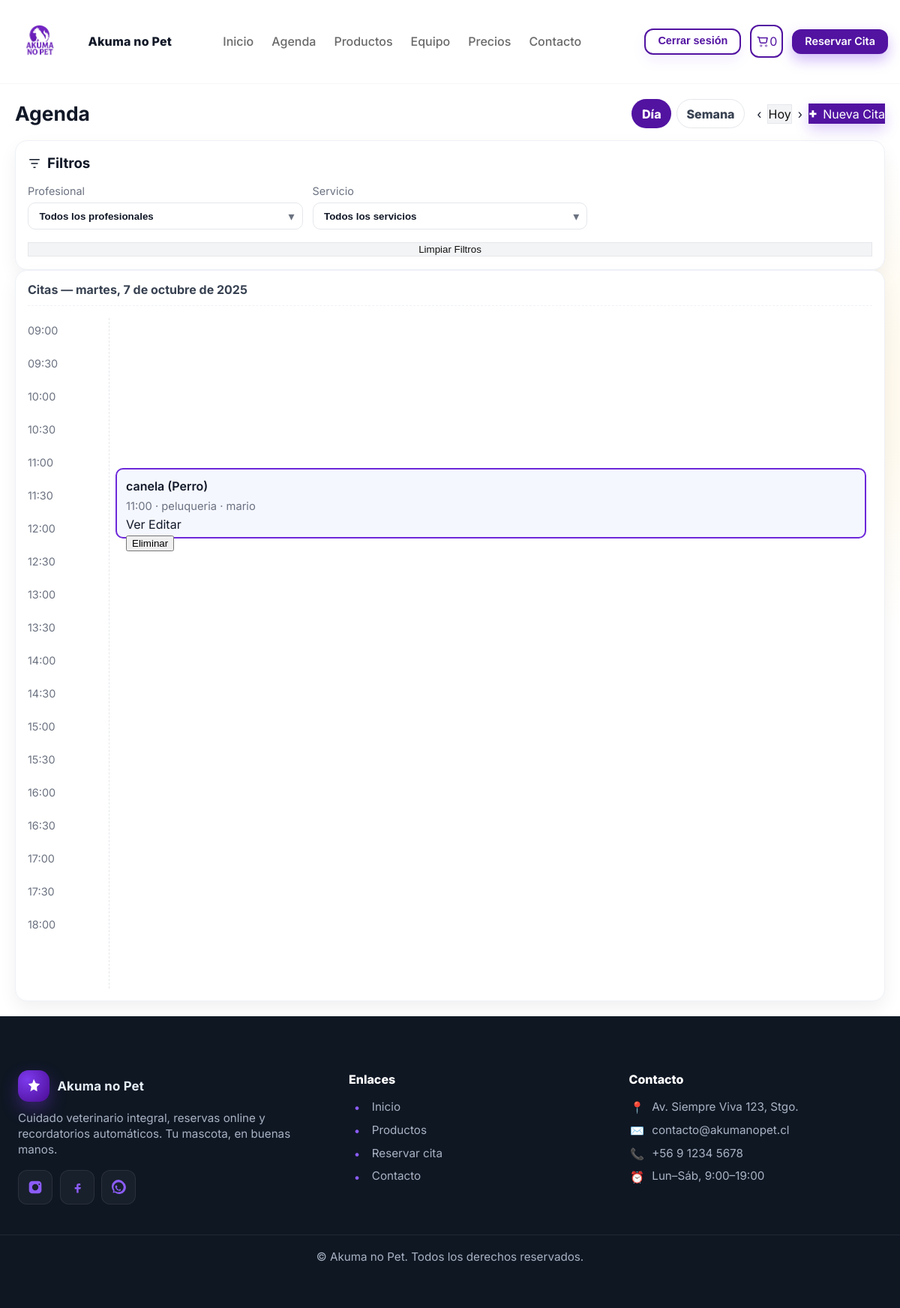
The page /agenda/?mode=day&day=2025-10-07 (signed in) on the database its author committed.
### agenda/models.py (models this page shows, shortened)
class Cita(models.Model):
    fecha = models.DateField()
    hora = models.TimeField()
    duracion_min = models.PositiveIntegerField(default=30)
    profesional = models.ForeignKey(
        Profesional, on_delete=models.CASCADE, related_name="citas"
    )
    servicio = models.ForeignKey(
        Servicio, on_delete=models.PROTECT, related_name="citas"
    )
    mascota = models.CharField(max_length=120)  # ej: "Luna (Perro)"
    cliente = models.ForeignKey(
        settings.AUTH_USER_MODEL, null=True, blank=True, on_delete=models.SET_NULL
    )
    creado = models.DateTimeField(auto_now_add=True)
    class Meta:
        ordering = ["fecha", "hora"]
        indexes = [models.Index(fields=["fecha", "profesional"])]
        constraints = [
            models.UniqueConstraint(
                fields=["fecha", "hora", "profesional"],
                name="uniq_cita_por_profesional_fecha_hora",
            )
        ]
        verbose_name = "Cita"
        verbose_name_plural = "Citas"

class Servicio(models.Model):
    code = models.SlugField(unique=True, max_length=32)
    nombre = models.CharField(max_length=120)
    descripcion = models.TextField(blank=True, default="")
    duracion_min_default = models.PositiveIntegerField(default=30)
    precio = models.PositiveIntegerField(default=0)
    icono = models.CharField(max_length=8, blank=True, default="🐾")
    class Meta:
        ordering = ["nombre"]
        verbose_name = "Servicio"
        verbose_name_plural = "Servicios"

class Profesional(models.Model):
    code = models.SlugField(unique=True, max_length=32)
    nombre = models.CharField(max_length=120)
    class Meta:
        ordering = ["nombre"]
        verbose_name = "Profesional"
        verbose_name_plural = "Profesionales"

### agenda/views.py (the view, shortened to what this page needs)
# urls.py: path("", views.lista, name="lista"),
@solo_staff
def lista(request):
    mode = request.GET.get("mode", "day")
    day = _parse_day(request.GET.get("day"))
    pro_id = request.GET.get("pro") or ""
    srv_id = request.GET.get("srv") or ""
    qs = Cita.objects.select_related("profesional", "servicio")
    if pro_id:
        qs = qs.filter(profesional_id=pro_id)
    if srv_id:
        qs = qs.filter(servicio_id=srv_id)
    SLOT_MIN = 30
    START_H = 9
    END_H = 18
    rows = ((END_H - START_H) * 60) // SLOT_MIN
    hours = _hours_marks(START_H, END_H, SLOT_MIN)
    citas = None
    days = None
    if mode == "day":
        citas = list(qs.filter(fecha=day).order_by("hora"))
        for c in citas:
            total_min = c.hora.hour * 60 + c.hora.minute
            offset = total_min - START_H * 60
            row = (offset // SLOT_MIN) + 1
            span = max(1, math.ceil(c.duracion_min / SLOT_MIN))
            c.row = int(max(1, min(row, rows)))
            c.span = int(max(1, min(span, rows - c.row + 1)))
    profesionales = Profesional.objects.all()
    servicios = Servicio.objects.all()
    ctx = {
        "mode": mode,
        "current_day": day,
        "pros": profesionales,
        "servicios": servicios,
        "pro_id": pro_id,
        "srv_id": srv_id,
        "citas": citas,
        "days": days,
        "hours": hours,
        "rows": rows,
        "prev_day": (day - dt.timedelta(days=1)).isoformat(),
        "next_day": (day + dt.timedelta(days=1)).isoformat(),
        "prev_week": (day - dt.timedelta(days=7)).isoformat(),
        "next_week": (day + dt.timedelta(days=7)).isoformat(),
    }
    return render(request, "agenda/agenda.html", ctx)

### agenda/views.py (called while the page is built)
def es_staff_clinica(u):
    return u.is_authenticated and (
        u.is_staff
        or u.groups.filter(name__in=["Veterinarios", "Recepcion"]).exists()
    )

def _parse_day(value):
    if not value:
        return timezone.localdate()
    try:
        return dt.date.fromisoformat(value)
    except Exception:
        return timezone.localdate()

def _hours_marks(start_h=9, end_h=18, step_min=30):
    base = dt.datetime(2000, 1, 1, start_h, 0)
    stop = dt.datetime(2000, 1, 1, end_h, 0)
    out = []
    cur = base
    while cur <= stop:
        out.append(cur.strftime("%H:%M"))
        cur += dt.timedelta(minutes=step_min)
    return out

### carrito/context_processors.py (called while the page is built, shortened)
def cart_context(request):
    cart = request.session.get("cart", {}) or {}
    count = 0
    total = 0
    return {
        "cart_count": count,
        "cart_total": total,
    }

### agenda/templates/agenda/agenda.html (shortened to what this page needs)
{% extends 'main/base.html' %}
{% load static %}
{% now "Y-m-d" as today %}
{% block contenido %}
<link rel="stylesheet" href="{% static 'agenda/css/agenda.css' %}">
<main class="page">
  <div class="page-head">
    <h1>Agenda</h1>
    <div class="view-switch">
      <a id="btnDia" class="pill {% if mode == 'day' %}active{% endif %}"
         href="{% url 'agenda:lista' %}?mode=day&day={{ current_day|date:'Y-m-d' }}{% if pro_id %}&pro={{ pro_id }}{% endif %}{% if srv_id %}&srv={{ srv_id }}{% endif %}">
        Día
      </a>
      <a id="btnSemana" class="pill {% if mode == 'week' %}active{% endif %}"
         href="{% url 'agenda:lista' %}?mode=week&day={{ current_day|date:'Y-m-d' }}{% if pro_id %}&pro={{ pro_id }}{% endif %}{% if srv_id %}&srv={{ srv_id }}{% endif %}">
        Semana
      </a>
    </div>
    <div class="head-actions">
      {% if mode == 'day' %}
        <a id="prevDay" class="btn-icon" aria-label="Anterior"
           href="{% url 'agenda:lista' %}?mode=day&day={{ prev_day }}{% if pro_id %}&pro={{ pro_id }}{% endif %}{% if srv_id %}&srv={{ srv_id }}{% endif %}">‹</a>
        <a id="today" class="btn-light"
           href="{% url 'agenda:lista' %}?mode=day&day={{ today }}{% if pro_id %}&pro={{ pro_id }}{% endif %}{% if srv_id %}&srv={{ srv_id }}{% endif %}">Hoy</a>
        <a id="nextDay" class="btn-icon" aria-label="Siguiente"
           href="{% url 'agenda:lista' %}?mode=day&day={{ next_day }}{% if pro_id %}&pro={{ pro_id }}{% endif %}{% if srv_id %}&srv={{ srv_id }}{% endif %}">›</a>
      {% endif %}
      <a id="newAppt" class="btn-primary with-plus" href="{% url 'agenda:crear' %}">
        <span>+</span> Nueva Cita
      </a>
    </div>
  </div>
  <section class="filters card">
    <h3 class="filters-title">
      <svg viewBox="0 0 24 24" width="18" height="18" aria-hidden="true">
        <path d="M3 5h18M6 12h12M10 19h4" fill="none" stroke="currentColor" stroke-width="2"/>
      </svg>
      Filtros
    </h3>
    <form class="filters-grid" method="get" action="{% url 'agenda:lista' %}">
      <div class="field">
        <label for="selPro">Profesional</label>
        <div class="select">
          <select id="selPro" name="pro">
            <option value="">Todos los profesionales</option>
          </select>
          <span class="chev">▾</span>
        </div>
      </div>
      <div class="field">
        <label for="selSrv">Servicio</label>
        <div class="select">
          <select id="selSrv" name="srv">
            <option value="">Todos los servicios</option>
          </select>
          <span class="chev">▾</span>
        </div>
      </div>
      <div class="field full">
        <button id="clearFilters" class="btn-light stretch" type="submit">Limpiar Filtros</button>
      </div>
    </form>
  </section>
  <section class="calendar card">
    <header class="cal-head">
      {% if mode == 'day' %}
        <h4 id="calTitle">Citas — {{ current_day|date:"l, j \\d\\e F \\d\\e Y" }}</h4>
      {% endif %}
    </header>
    <div id="dayView" class="day-view {% if mode != 'day' %}hidden{% endif %}">
      <aside class="hours" id="hoursCol">
        {% for h in hours %}<div class="t">{{ h }}</div>{% endfor %}
      </aside>
      <div class="day-lane">
        <ul id="apptList" class="appts"
            style="display:grid; grid-template-rows: repeat({{ rows }}, var(--slot-h, 44px)); gap:6px; margin:0; padding:0 8px 0 0;">
          {% for c in citas %}
            <li class="appt" style="grid-row: {{ c.row }} / span {{ c.span }};">
              <div class="ttl">{{ c.mascota }}</div>
              <div class="meta">
                {{ c.hora|time:"H:i" }} · {{ c.servicio.nombre }} · {{ c.profesional.nombre }}
              </div>
              <div class="appt-actions">
                <a class="btn-mini" href="{% url 'agenda:detalle' c.id %}">Ver</a>
                <a class="btn-mini warn" href="{% url 'agenda:editar' c.id %}">Editar</a>
                <form method="post" action="{% url 'agenda:borrar' c.id %}" class="inline-del">
                  <button type="submit" class="btn-mini danger"
                          onclick="return confirm('¿Eliminar esta cita?');">Eliminar</button>
                </form>
              </div>
            </li>
          {% endfor %}
        </ul>
      </div>
    </div>
  </section>
</main>
{% endblock %}

### static/css/styles.css (style rules this page uses)
a { color: inherit; text-decoration: none; }
header { position: sticky; top: 0; z-index: 50; background: rgba(255,255,255,.8); backdrop-filter: saturate(180%) blur(6px); border-bottom: 1px solid rgba(0,0,0,.03); }
.btn-primary { background: #6d28d9; color: #fff; border: 0; }

### carrito/static/carrito/css/cart.css (style rules this page uses)
.btn-primary { background: #5213a1; color: #fff; border: 0; }

### agenda/static/agenda/css/agenda.css (style rules this page uses)
.page { max-width: 1200px; margin-inline: auto; padding: 1.25rem; }
.page-head { display: grid; grid-template-columns: 1fr auto auto; align-items: center; gap: 1rem; margin-bottom: 1rem; }
.page-head h1 { margin: 0; font-size: 1.65rem; }
.view-switch { display: flex; gap: .4rem; }
.pill { padding: .4rem .8rem; border: 1px solid #e5e7eb; border-radius: 999px; background: #fff; color: #374151; font-weight: 800; cursor: pointer; }
.pill.active { background: #5213a1; color: #fff; border-color: transparent; }
.head-actions { display: flex; align-items: center; gap: .5rem; }
.with-plus { display: inline-flex; align-items: center; gap: .45rem; }
.with-plus span { font-weight: 900; font-size: 1.1rem; }
.card { background: #fff; border: 1px solid #eef1f6; border-radius: 16px; box-shadow: 0 10px 24px rgba(17, 24, 39, .06); padding: 1rem; }
.filters-title { display: flex; align-items: center; gap: .5rem; margin: 0 0 .75rem; }
.filters-grid { display: grid; grid-template-columns: repeat(3, minmax(0, 1fr)); gap: .8rem; }
.field label { display: block; font-size: .9rem; color: #6b7280; margin: 0 0 .25rem; }
.select { position: relative; }
.select select { width: 100%; padding: .6rem .9rem; border: 1px solid #e5e7eb; border-radius: 10px; font-weight: 600; color: #111827; appearance: none; background: #fff; }
.select .chev { position: absolute; right: .7rem; top: 50%; transform: translateY(-50%); pointer-events: none; color: #6b7280; }
.field.full { grid-column: 1 / -1; }
.stretch { width: 100%; }
.cal-head { border-bottom: 1px dashed #eef1f6; margin: -.2rem 0 1rem; padding-bottom: .6rem; }
#calTitle { margin: 0; font-size: 1rem; color: #374151; }
.day-view { --slot-h: 44px; display: grid; grid-template-columns: 96px 1fr; gap: 12px; }
.hours { display: grid; grid-auto-rows: var(--slot-h); color: #6b7280; padding-top: 6px; }
.hours .t { font-size: .9rem; }
.day-lane { position: relative; border-left: 1px dashed #e5e7eb; padding-left: 8px; }
#dayView .appts { display: grid; grid-template-rows: repeat(18, var(--slot-h, 44px)); gap: 6px; list-style: none; margin: 0; padding: 0 8px 0 0; }
#dayView .appt { margin: 0; background: #f5f7ff; border: 2px solid #6d28d9; border-radius: 10px; padding: 10px 12px; }
#dayView .appt .ttl { font-weight: 600; margin-bottom: 4px; }
#dayView .appt .meta { color: #6b7280; font-size: .92rem; }
.btn-primary { background: #5213a1; color: #fff; box-shadow: 0 8px 18px rgba(124, 58, 237, .25); }
.btn-light { background: #f3f4f6; color: #111; border: 1px solid #e5e7eb; }

### rows shown on the page
Cita: mascota "canela (Perro)", hora "11:00", servicio.nombre "peluqueria", profesional.nombre "mario"

### other values the page prints
{{ cart_count|default:0 }} "0"
{{ current_day|date:"l, j \\d\\e F \\d\\e Y" }} "martes, 7 de octubre de 2025"
{{ h }} "09:00" "09:30" "10:00" "10:30" "11:00" "11:30" "12:00" "12:30" "13:00" "13:30" "14:00" "14:30" "15:00" "15:30" "16:00" "16:30" "17:00" "17:30" "18:00"
